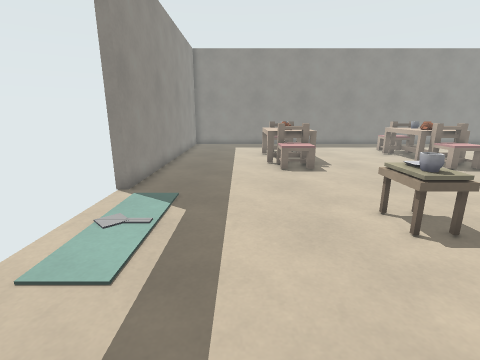
[1] (above)

20 first-person views from a walk through a level from a Godot 3-D game. The camera is 1.3 m above the floor, tilts 14° down and sees 85° across. The floor is counted in squares, 0.5 m on a side. Each view is taken from the middle of a square. On the plan, view 1 faces up. The plan holds only what a view shows up to about 18 squares ahead; the rest is blank. Characters and animated objects are not drawn. Some surface patterns are stand-ins.

[2]
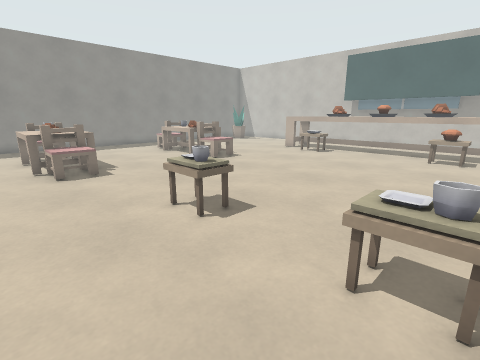

[3]
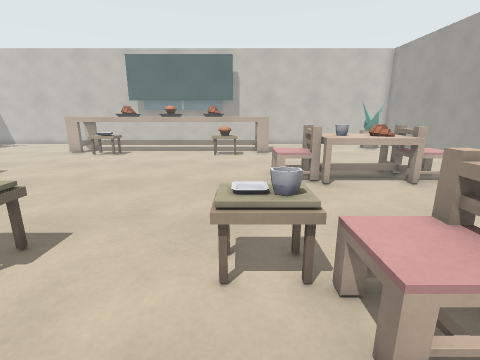

[4]
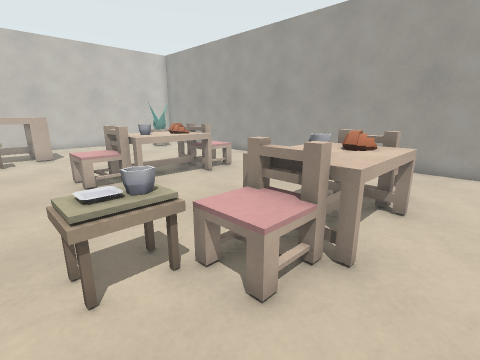

[5]
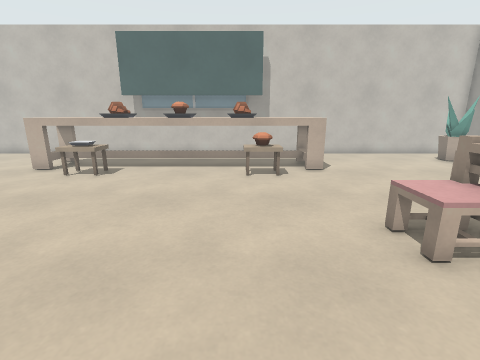

[6]
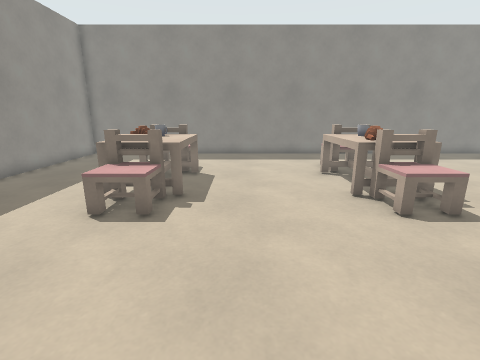

[7]
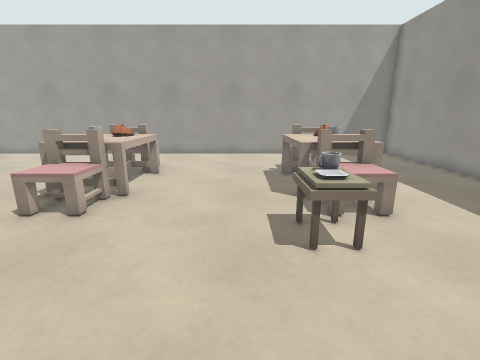

[8]
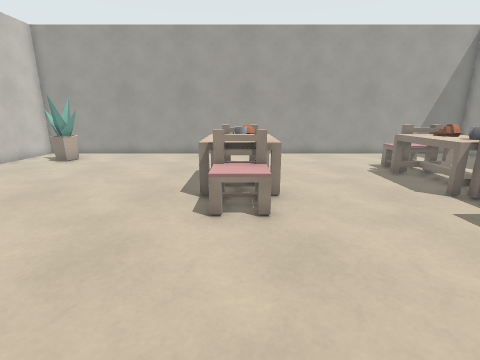

[9]
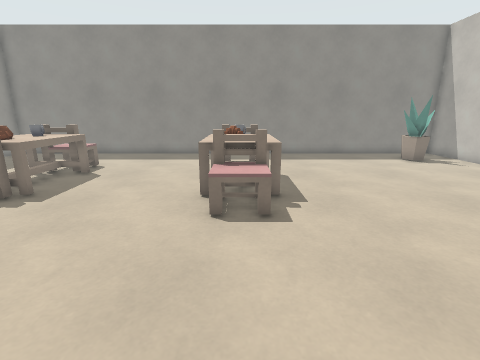

[10]
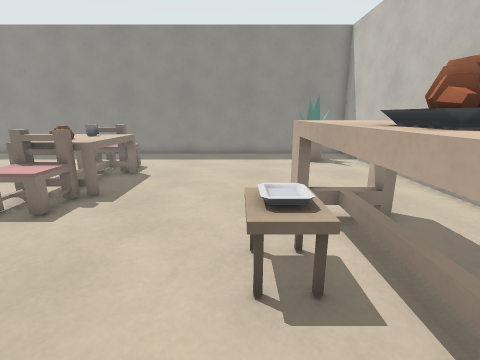

[11]
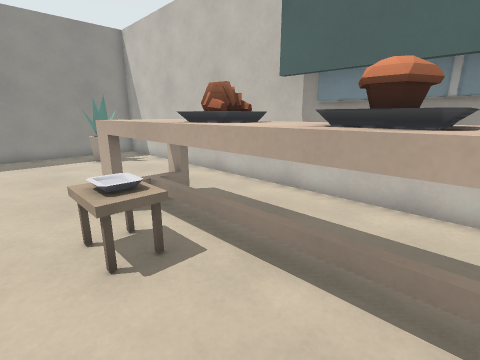

[12]
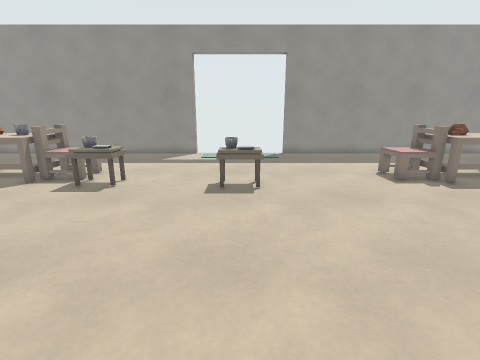

[13]
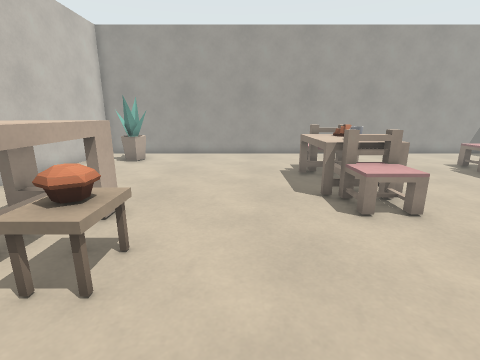

[14]
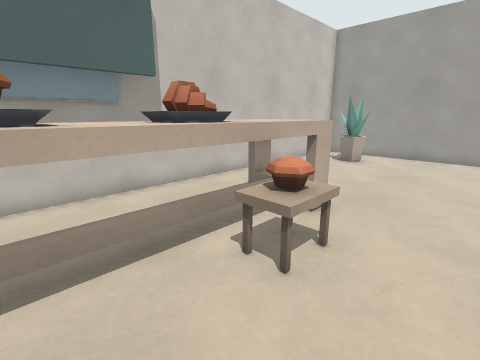

[15]
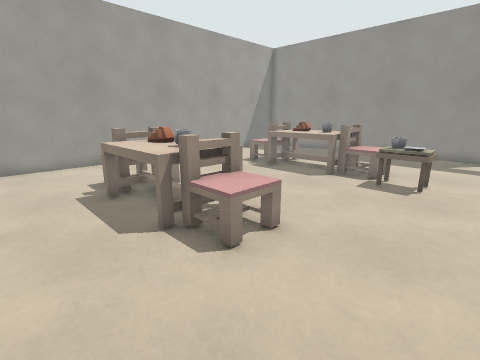

[16]
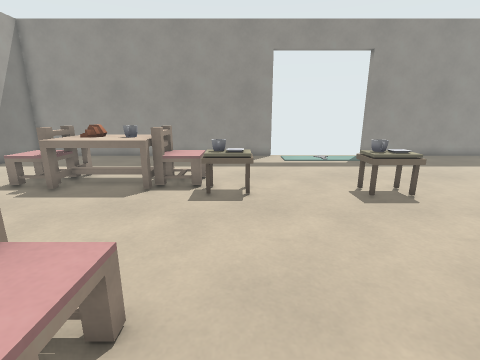

[17]
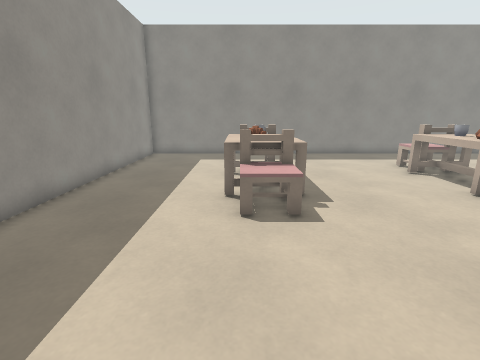

[18]
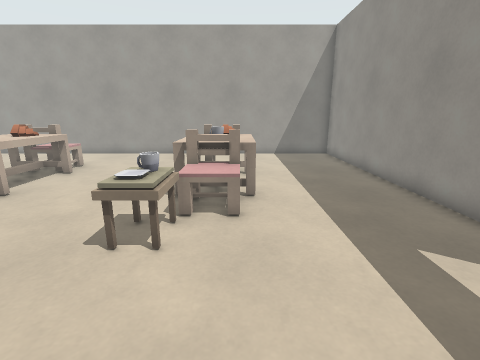

[19]
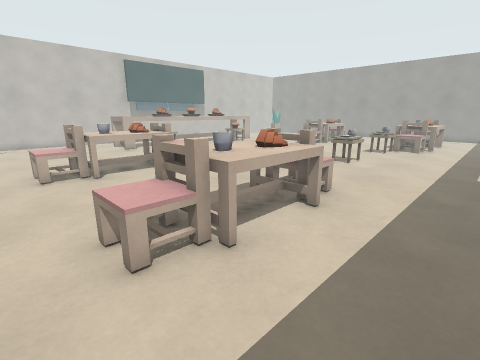

[20]
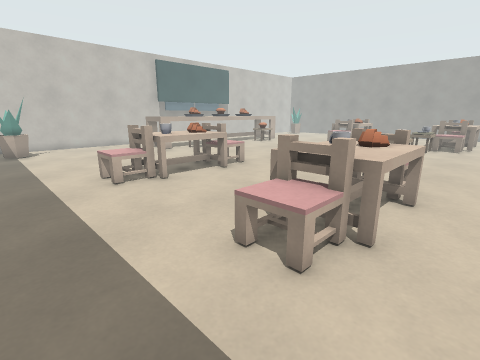

### Floor plan
Key: @ floor where view 1 was taken; # wall or solid block; x gap in a wall; . floor; = window, fence, low wall or low ledge; ^ raised ledge; C chair; T table; U cup; P plant; O other object.
Columns run from 4 left of view 1 to 24 right of it. Each row starts with its distance up from view 1.
 24 #############################
 23 #...........................#
 22 #........................P..#
 21 #........................P..#
 20 #.....CC.......C............#
 19 #.....CCC.....CCC...........#
 18 #.....CCC.....CCC...........#
 17 #....TTTT.....TTT...........#
 16 #....TTTT.....TTT...........#
 15 #....TTTT.....TTT...........#
 14 #.....CCC.....CCC...........#
 13 #.....CCC.....CCC......^^^..#
 12 #......C.......C.......^^^..#
 11 #.....................^^^^..#
 10 #....................^^^O^..#
  9 x.....................^^O^..#
  8 .......................^^^..#
  7 ........^..............^^^..#
  6 ........U^.............#O^..#
  5 ........#=.............^^^..#
  4 .......................^^^..#
  3 x....................==^O^..#
  2 #....................#O^ ^..#
  1 #......=^=...........==^^^..#
  0 #...@.CCU=.....C.......^^^..#
 -1 #.....CCC.....CCC......^^...#
 -2 #.....CCC.....CCC...........#
 -3 #....TTTT.....TTT...........#
 -4 #....TTTT.....TTT...........#
 -5 #....TTTT.....TTT...........#
 -6 #.....CCC.....CCC...........#
 -7 #.....CCC.....CCC...........#
 -8 #......C.......C............#
 -9 #........................P..#
-10 #........................P..#
-11 #...........................#
-12 #############################

Positions as (right, up) in squares from view 1, and headings:
1: (0, 0), facing up
2: (0, 0), facing up-right
3: (0, 1), facing right
4: (0, 2), facing down-right
5: (6, 3), facing right
6: (6, 6), facing up
7: (6, 6), facing down
8: (11, 6), facing down
9: (11, 6), facing up
10: (17, 6), facing up
11: (16, 5), facing up-right
12: (14, 6), facing left
13: (15, 6), facing down
14: (15, 6), facing down-right
15: (15, 3), facing down-left
16: (13, 1), facing left
17: (2, 6), facing up
18: (2, 6), facing down
19: (-2, 21), facing down-right
20: (0, 23), facing down-right
